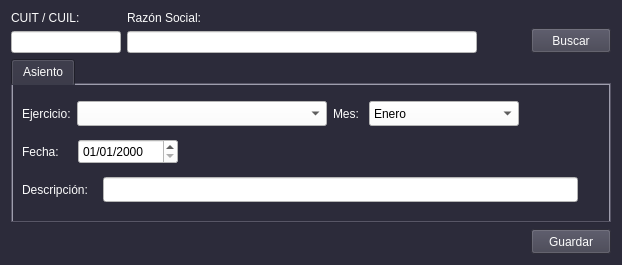
<?xml version="1.0" encoding="UTF-8"?>
<ui version="4.0">
 <class>form_asiento</class>
 <widget class="QWidget" name="form_asiento">
  <property name="geometry">
   <rect>
    <x>0</x>
    <y>0</y>
    <width>622</width>
    <height>265</height>
   </rect>
  </property>
  <property name="windowTitle">
   <string>Asiento</string>
  </property>
  <property name="styleSheet">
   <string notr="true">color: rgb(3, 3, 3);
background-color: rgb(44, 43, 58);
font: 10pt &quot;Liberation Sans&quot;;
color: rgb(252, 252, 252);
selection-background-color: rgb(155, 155, 185);</string>
  </property>
  <layout class="QGridLayout" name="gridLayout_2">
   <item row="0" column="0">
    <layout class="QHBoxLayout" name="horizontalLayout_15">
     <item>
      <layout class="QVBoxLayout" name="verticalLayout_2">
       <item>
        <widget class="QLabel" name="label_15">
         <property name="text">
          <string>CUIT / CUIL: </string>
         </property>
        </widget>
       </item>
       <item>
        <widget class="QLineEdit" name="lne_cuit">
         <property name="minimumSize">
          <size>
           <width>110</width>
           <height>0</height>
          </size>
         </property>
         <property name="maximumSize">
          <size>
           <width>110</width>
           <height>16777215</height>
          </size>
         </property>
         <property name="styleSheet">
          <string notr="true">background-color: rgb(255, 255, 255);
color: rgb(0, 0, 0);</string>
         </property>
         <property name="text">
          <string/>
         </property>
        </widget>
       </item>
      </layout>
     </item>
     <item>
      <layout class="QVBoxLayout" name="verticalLayout_3">
       <item>
        <widget class="QLabel" name="label_16">
         <property name="text">
          <string>Razón Social: </string>
         </property>
        </widget>
       </item>
       <item>
        <widget class="QLineEdit" name="lne_razon_social">
         <property name="minimumSize">
          <size>
           <width>350</width>
           <height>0</height>
          </size>
         </property>
         <property name="maximumSize">
          <size>
           <width>350</width>
           <height>16777215</height>
          </size>
         </property>
         <property name="styleSheet">
          <string notr="true">background-color: rgb(255, 255, 255);
color: rgb(0, 0, 0);</string>
         </property>
        </widget>
       </item>
      </layout>
     </item>
     <item>
      <spacer name="horizontalSpacer">
       <property name="orientation">
        <enum>Qt::Horizontal</enum>
       </property>
       <property name="sizeHint" stdset="0">
        <size>
         <width>40</width>
         <height>20</height>
        </size>
       </property>
      </spacer>
     </item>
     <item alignment="Qt::AlignBottom">
      <widget class="QPushButton" name="btn_buscar">
       <property name="minimumSize">
        <size>
         <width>0</width>
         <height>25</height>
        </size>
       </property>
       <property name="maximumSize">
        <size>
         <width>16777215</width>
         <height>25</height>
        </size>
       </property>
       <property name="styleSheet">
        <string notr="true">background-color: rgb(64, 63, 78);</string>
       </property>
       <property name="text">
        <string>Buscar</string>
       </property>
      </widget>
     </item>
    </layout>
   </item>
   <item row="1" column="0">
    <widget class="QTabWidget" name="tabWidget">
     <property name="styleSheet">
      <string notr="true">QTabWidget{
background-color: rgb(123, 121, 143);
}
QLineEdit {
background-color: rgb(255, 255, 255);
color: rgb(0, 0, 0);
}
QComboBox{
background-color: rgb(255, 255, 255);
color: rgb(0, 0, 0);
}</string>
     </property>
     <property name="currentIndex">
      <number>0</number>
     </property>
     <widget class="QWidget" name="tab">
      <attribute name="title">
       <string>Asiento</string>
      </attribute>
      <layout class="QGridLayout" name="gridLayout">
       <item row="0" column="0">
        <layout class="QHBoxLayout" name="horizontalLayout_3">
         <item>
          <widget class="QLabel" name="label_3">
           <property name="text">
            <string>Ejercicio:</string>
           </property>
          </widget>
         </item>
         <item>
          <widget class="QComboBox" name="cbx_ejercicio">
           <property name="minimumSize">
            <size>
             <width>250</width>
             <height>25</height>
            </size>
           </property>
           <property name="maximumSize">
            <size>
             <width>250</width>
             <height>25</height>
            </size>
           </property>
           <property name="styleSheet">
            <string notr="true">background-color: rgb(255, 255, 255);
color: rgb(0, 0, 0);</string>
           </property>
          </widget>
         </item>
        </layout>
       </item>
       <item row="0" column="1">
        <layout class="QHBoxLayout" name="horizontalLayout_4">
         <item>
          <widget class="QLabel" name="label_4">
           <property name="text">
            <string>Mes: </string>
           </property>
          </widget>
         </item>
         <item>
          <widget class="QComboBox" name="cbx_mes">
           <property name="minimumSize">
            <size>
             <width>150</width>
             <height>25</height>
            </size>
           </property>
           <property name="maximumSize">
            <size>
             <width>150</width>
             <height>25</height>
            </size>
           </property>
           <property name="styleSheet">
            <string notr="true">background-color: rgb(255, 255, 255);
color: rgb(0, 0, 0);</string>
           </property>
           <item>
            <property name="text">
             <string>Enero</string>
            </property>
           </item>
           <item>
            <property name="text">
             <string>Febrero</string>
            </property>
           </item>
           <item>
            <property name="text">
             <string>Marzo</string>
            </property>
           </item>
           <item>
            <property name="text">
             <string>Abril</string>
            </property>
           </item>
           <item>
            <property name="text">
             <string>Mayo</string>
            </property>
           </item>
           <item>
            <property name="text">
             <string>Junio</string>
            </property>
           </item>
           <item>
            <property name="text">
             <string>Julio</string>
            </property>
           </item>
           <item>
            <property name="text">
             <string>Agosto</string>
            </property>
           </item>
           <item>
            <property name="text">
             <string>Septiembre</string>
            </property>
           </item>
           <item>
            <property name="text">
             <string>Octubre</string>
            </property>
           </item>
           <item>
            <property name="text">
             <string>Nombiembre</string>
            </property>
           </item>
           <item>
            <property name="text">
             <string>Diciembre</string>
            </property>
           </item>
          </widget>
         </item>
         <item>
          <spacer name="horizontalSpacer_2">
           <property name="orientation">
            <enum>Qt::Horizontal</enum>
           </property>
           <property name="sizeHint" stdset="0">
            <size>
             <width>40</width>
             <height>20</height>
            </size>
           </property>
          </spacer>
         </item>
        </layout>
       </item>
       <item row="1" column="0">
        <layout class="QHBoxLayout" name="horizontalLayout_5">
         <item>
          <widget class="QLabel" name="label_5">
           <property name="minimumSize">
            <size>
             <width>50</width>
             <height>25</height>
            </size>
           </property>
           <property name="maximumSize">
            <size>
             <width>50</width>
             <height>25</height>
            </size>
           </property>
           <property name="text">
            <string>Fecha:</string>
           </property>
          </widget>
         </item>
         <item>
          <widget class="QDateEdit" name="dte_fecha">
           <property name="minimumSize">
            <size>
             <width>100</width>
             <height>25</height>
            </size>
           </property>
           <property name="maximumSize">
            <size>
             <width>100</width>
             <height>25</height>
            </size>
           </property>
           <property name="styleSheet">
            <string notr="true">background-color: rgb(255, 255, 255);
color: rgb(0, 0, 0);</string>
           </property>
           <property name="displayFormat">
            <string>dd/MM/yyyy</string>
           </property>
          </widget>
         </item>
         <item>
          <spacer name="horizontalSpacer_5">
           <property name="orientation">
            <enum>Qt::Horizontal</enum>
           </property>
           <property name="sizeHint" stdset="0">
            <size>
             <width>40</width>
             <height>20</height>
            </size>
           </property>
          </spacer>
         </item>
         <item>
          <spacer name="horizontalSpacer_4">
           <property name="orientation">
            <enum>Qt::Horizontal</enum>
           </property>
           <property name="sizeHint" stdset="0">
            <size>
             <width>40</width>
             <height>20</height>
            </size>
           </property>
          </spacer>
         </item>
         <item>
          <spacer name="horizontalSpacer_3">
           <property name="orientation">
            <enum>Qt::Horizontal</enum>
           </property>
           <property name="sizeHint" stdset="0">
            <size>
             <width>40</width>
             <height>20</height>
            </size>
           </property>
          </spacer>
         </item>
        </layout>
       </item>
       <item row="2" column="0" colspan="2">
        <layout class="QHBoxLayout" name="horizontalLayout_2">
         <item>
          <widget class="QLabel" name="label_2">
           <property name="minimumSize">
            <size>
             <width>75</width>
             <height>25</height>
            </size>
           </property>
           <property name="maximumSize">
            <size>
             <width>75</width>
             <height>25</height>
            </size>
           </property>
           <property name="text">
            <string>Descripción:</string>
           </property>
          </widget>
         </item>
         <item>
          <widget class="QLineEdit" name="lne_descripcion">
           <property name="minimumSize">
            <size>
             <width>475</width>
             <height>25</height>
            </size>
           </property>
           <property name="maximumSize">
            <size>
             <width>475</width>
             <height>25</height>
            </size>
           </property>
           <property name="text">
            <string/>
           </property>
          </widget>
         </item>
         <item>
          <spacer name="horizontalSpacer_6">
           <property name="orientation">
            <enum>Qt::Horizontal</enum>
           </property>
           <property name="sizeHint" stdset="0">
            <size>
             <width>40</width>
             <height>20</height>
            </size>
           </property>
          </spacer>
         </item>
        </layout>
       </item>
      </layout>
     </widget>
    </widget>
   </item>
   <item row="2" column="0" alignment="Qt::AlignRight">
    <widget class="QPushButton" name="btn_guardar">
     <property name="minimumSize">
      <size>
       <width>0</width>
       <height>25</height>
      </size>
     </property>
     <property name="maximumSize">
      <size>
       <width>16777215</width>
       <height>25</height>
      </size>
     </property>
     <property name="styleSheet">
      <string notr="true">background-color: rgb(64, 63, 78);</string>
     </property>
     <property name="text">
      <string>Guardar</string>
     </property>
    </widget>
   </item>
  </layout>
 </widget>
 <tabstops>
  <tabstop>lne_cuit</tabstop>
  <tabstop>lne_razon_social</tabstop>
  <tabstop>btn_buscar</tabstop>
  <tabstop>tabWidget</tabstop>
  <tabstop>cbx_ejercicio</tabstop>
  <tabstop>cbx_mes</tabstop>
  <tabstop>dte_fecha</tabstop>
  <tabstop>lne_descripcion</tabstop>
  <tabstop>btn_guardar</tabstop>
 </tabstops>
 <resources/>
 <connections/>
</ui>
